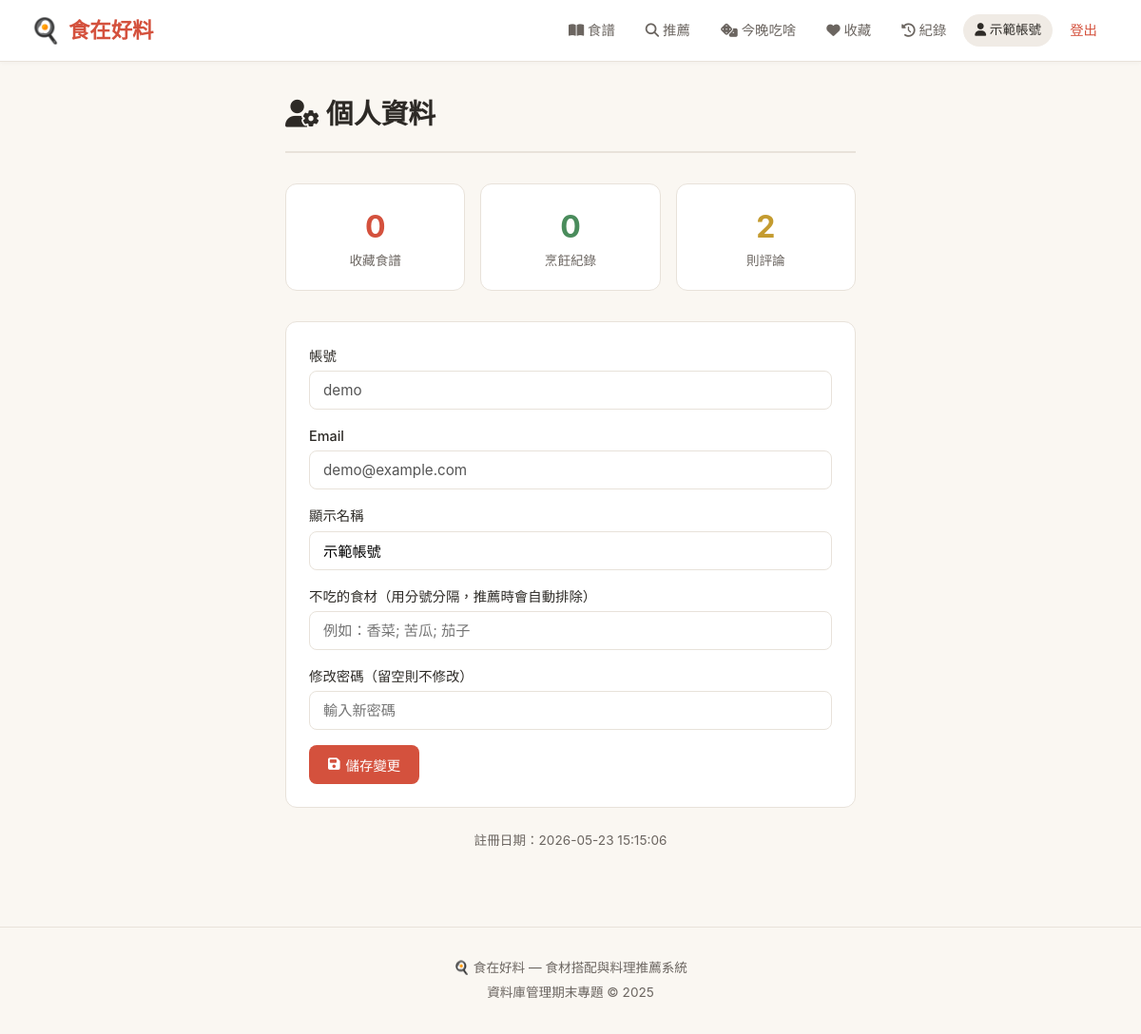
The page /profile (signed in) on the database as committed earlier.
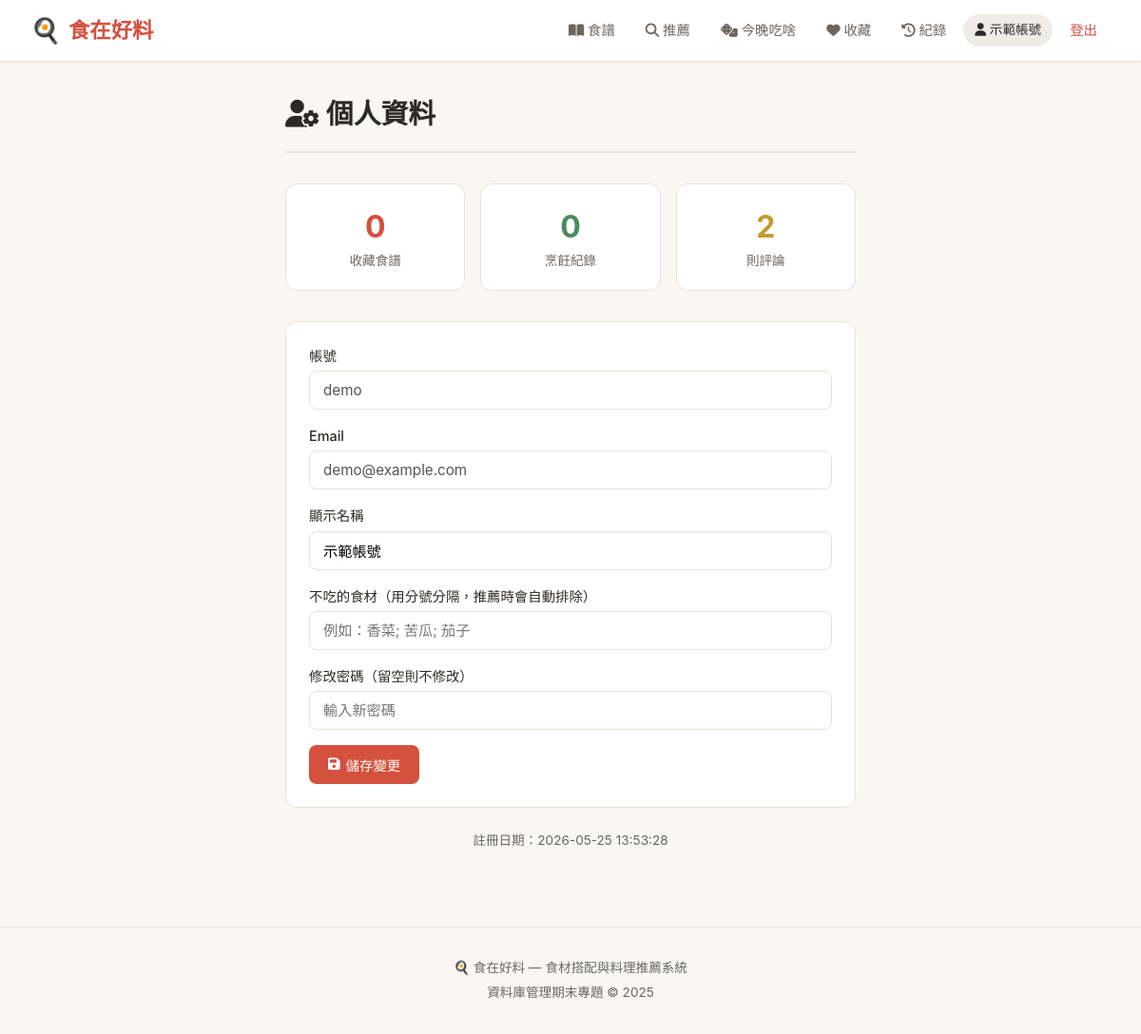
The same page on the database as committed later.
### tables this page shows
CREATE TABLE users (
        user_id       INTEGER PRIMARY KEY AUTOINCREMENT,
        username      TEXT NOT NULL UNIQUE,
        email         TEXT NOT NULL UNIQUE,
        password_hash TEXT NOT NULL,
        display_name  TEXT,
        excluded_ingredients TEXT,
        created_at    DATETIME DEFAULT CURRENT_TIMESTAMP
    );

### app.py (the view, shortened to what this page needs)
@app.route('/profile', methods=['GET', 'POST'])
@login_required
def profile():
    db = get_db()
    user = query_db("SELECT * FROM users WHERE user_id=?", (session['user_id'],), one=True)
    fav_count = query_db("SELECT COUNT(*) as c FROM favorites WHERE user_id=?",
                         (session['user_id'],), one=True)['c']
    cook_count = query_db("SELECT COUNT(*) as c FROM cook_history WHERE user_id=?",
                          (session['user_id'],), one=True)['c']
    review_count = query_db("SELECT COUNT(*) as c FROM reviews WHERE user_id=?",
                            (session['user_id'],), one=True)['c']
    return render_template('profile.html', user=user,
                           fav_count=fav_count, cook_count=cook_count, review_count=review_count)

### app.py (called while the page is built)
def get_db():
    if 'db' not in g:
        g.db = sqlite3.connect(DB_PATH)
        g.db.row_factory = sqlite3.Row
        g.db.execute("PRAGMA foreign_keys = ON")
    return g.db

def query_db(sql, args=(), one=False):
    cur = get_db().execute(sql, args)
    rv = cur.fetchall()
    return (rv[0] if rv else None) if one else rv

def login_required(f):
    @wraps(f)
    def decorated(*args, **kwargs):
        if 'user_id' not in session:
            flash('請先登入', 'warning')
            return redirect(url_for('login'))
        return f(*args, **kwargs)
    return decorated

### templates/profile.html (shortened to what this page needs)
{% extends "base.html" %}
{% block content %}
<div style="max-width:600px;margin:0 auto">
  <div class="page-header">
    <h1><i class="fas fa-user-cog"></i> 個人資料</h1>
  </div>
  <div style="display:grid;grid-template-columns:repeat(3,1fr);gap:1rem;margin-bottom:2rem">
    <div style="background:var(--card);border:1px solid var(--border);border-radius:var(--radius);padding:1.2rem;text-align:center">
      <div style="font-size:2rem;font-weight:700;color:var(--accent)">{{ fav_count }}</div>
      <div class="text-muted" style="font-size:.85rem">收藏食譜</div>
    </div>
    <div style="background:var(--card);border:1px solid var(--border);border-radius:var(--radius);padding:1.2rem;text-align:center">
      <div style="font-size:2rem;font-weight:700;color:var(--green)">{{ cook_count }}</div>
      <div class="text-muted" style="font-size:.85rem">烹飪紀錄</div>
    </div>
    <div style="background:var(--card);border:1px solid var(--border);border-radius:var(--radius);padding:1.2rem;text-align:center">
      <div style="font-size:2rem;font-weight:700;color:var(--gold)">{{ review_count }}</div>
      <div class="text-muted" style="font-size:.85rem">則評論</div>
    </div>
  </div>
  <div style="background:var(--card);border:1px solid var(--border);border-radius:var(--radius);padding:1.5rem">
    <form method="POST">
      <div class="form-group">
        <label>帳號</label>
        <input type="text" class="form-control" value="{{ user.username }}" disabled>
      </div>
      <div class="form-group">
        <label>Email</label>
        <input type="text" class="form-control" value="{{ user.email }}" disabled>
      </div>
      <div class="form-group">
        <label>顯示名稱</label>
        <input type="text" name="display_name" class="form-control" value="{{ user.display_name or '' }}">
      </div>
      <div class="form-group">
        <label>不吃的食材（用分號分隔，推薦時會自動排除）</label>
        <input type="text" name="excluded_ingredients" class="form-control"
               value="{{ user.excluded_ingredients or '' }}" placeholder="例如：香菜; 苦瓜; 茄子">
      </div>
      <div class="form-group">
        <label>修改密碼（留空則不修改）</label>
        <input type="password" name="new_password" class="form-control" placeholder="輸入新密碼">
      </div>
      <button type="submit" class="btn btn-primary"><i class="fas fa-save"></i> 儲存變更</button>
    </form>
  </div>
  <div class="text-center mt-3">
    <p class="text-muted" style="font-size:.85rem">註冊日期：{{ user.created_at }}</p>
  </div>
</div>
{% endblock %}

### templates/base.html (shortened to what this page needs)
<!DOCTYPE html>
<html lang="zh-TW">
<head>
<link href="https://cdnjs.cloudflare.com/ajax/libs/font-awesome/6.5.1/css/all.min.css" rel="stylesheet">
</head>
<body>
<nav class="navbar">
  <div class="nav-inner">
    <a href="{{ url_for('index') }}" class="nav-brand">
      <span>🍳</span> 食在好料
    </a>
    <div class="nav-links">
      <a href="{{ url_for('browse') }}" {% if request.endpoint == 'browse' %}class="active"{% endif %}>
        <i class="fas fa-book-open"></i> 食譜
      </a>
      <a href="{{ url_for('recommend') }}" {% if request.endpoint == 'recommend' %}class="active"{% endif %}>
        <i class="fas fa-search"></i> 推薦
      </a>
      <a href="{{ url_for('dice_page') }}" {% if request.endpoint == 'dice_page' %}class="active"{% endif %}>
        <i class="fas fa-dice"></i> 今晚吃啥
      </a>
      {% if session.get('user_id') %}
        <a href="{{ url_for('my_favorites') }}"><i class="fas fa-heart"></i> 收藏</a>
        <a href="{{ url_for('my_history') }}"><i class="fas fa-history"></i> 紀錄</a>
        <a href="{{ url_for('profile') }}" class="user-badge">
          <i class="fas fa-user"></i> {{ session.display_name }}
        </a>
        <a href="{{ url_for('logout') }}" style="color:var(--accent)">登出</a>
      {% else %}
        <a href="{{ url_for('login') }}" class="btn btn-primary btn-sm">登入</a>
      {% endif %}
    </div>
  </div>
</nav>
<main>
  <div class="container">
    {% block content %}{% endblock %}
  </div>
</main>
<footer>
  <p>🍳 食在好料 — 食材搭配與料理推薦系統</p>
  <p style="margin-top:4px">資料庫管理期末專題 &copy; 2025</p>
</footer>
</body>
</html>

Rows that differ between the two databases and show on the page:
changed users "示範帳號": created_at "2026-05-23 15:15:06" → "2026-05-25 13:53:28"
